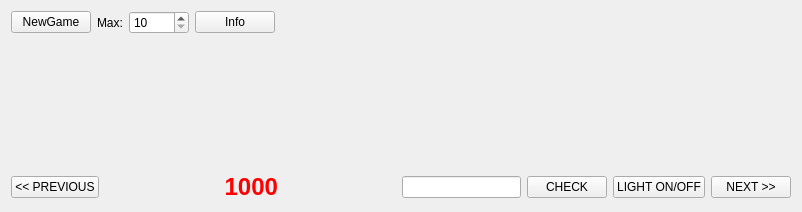
<?xml version="1.0" encoding="UTF-8"?>
<ui version="4.0">
 <class>Widget</class>
 <widget class="QWidget" name="Widget">
  <property name="geometry">
   <rect>
    <x>0</x>
    <y>0</y>
    <width>802</width>
    <height>212</height>
   </rect>
  </property>
  <property name="sizePolicy">
   <sizepolicy hsizetype="Preferred" vsizetype="Preferred">
    <horstretch>0</horstretch>
    <verstretch>0</verstretch>
   </sizepolicy>
  </property>
  <property name="minimumSize">
   <size>
    <width>0</width>
    <height>0</height>
   </size>
  </property>
  <property name="windowTitle">
   <string>Widget</string>
  </property>
  <layout class="QVBoxLayout" name="verticalLayout">
   <property name="sizeConstraint">
    <enum>QLayout::SetMinimumSize</enum>
   </property>
   <item>
    <layout class="QHBoxLayout" name="horizontalLayout_3">
     <item>
      <widget class="QPushButton" name="btn_NewGame">
       <property name="text">
        <string>NewGame</string>
       </property>
      </widget>
     </item>
     <item>
      <widget class="QLabel" name="label_2">
       <property name="text">
        <string>Max:</string>
       </property>
      </widget>
     </item>
     <item>
      <widget class="QSpinBox" name="sbMax">
       <property name="minimumSize">
        <size>
         <width>60</width>
         <height>0</height>
        </size>
       </property>
       <property name="minimum">
        <number>10</number>
       </property>
       <property name="maximum">
        <number>1000</number>
       </property>
      </widget>
     </item>
     <item>
      <widget class="QPushButton" name="btnInfo">
       <property name="text">
        <string>Info</string>
       </property>
      </widget>
     </item>
     <item>
      <spacer name="horizontalSpacer_5">
       <property name="orientation">
        <enum>Qt::Horizontal</enum>
       </property>
       <property name="sizeHint" stdset="0">
        <size>
         <width>40</width>
         <height>20</height>
        </size>
       </property>
      </spacer>
     </item>
    </layout>
   </item>
   <item>
    <layout class="QHBoxLayout" name="horizontalLayout" stretch="0,0,0,0,0">
     <property name="spacing">
      <number>0</number>
     </property>
     <item>
      <spacer name="horizontalSpacer_3">
       <property name="orientation">
        <enum>Qt::Horizontal</enum>
       </property>
       <property name="sizeHint" stdset="0">
        <size>
         <width>40</width>
         <height>20</height>
        </size>
       </property>
      </spacer>
     </item>
     <item>
      <widget class="QLabel" name="lbWag_left">
       <property name="text">
        <string/>
       </property>
       <property name="pixmap">
        <pixmap resource="xwagons.qrc">:/src/images/wag_left.jpg</pixmap>
       </property>
       <property name="alignment">
        <set>Qt::AlignCenter</set>
       </property>
      </widget>
     </item>
     <item>
      <widget class="QLabel" name="lbWag_Main">
       <property name="autoFillBackground">
        <bool>false</bool>
       </property>
       <property name="text">
        <string/>
       </property>
       <property name="pixmap">
        <pixmap resource="xwagons.qrc">:/src/images/wag_light_off.jpg</pixmap>
       </property>
       <property name="alignment">
        <set>Qt::AlignCenter</set>
       </property>
      </widget>
     </item>
     <item>
      <widget class="QLabel" name="lbWag_right">
       <property name="text">
        <string/>
       </property>
       <property name="pixmap">
        <pixmap resource="xwagons.qrc">:/src/images/wag_right.jpg</pixmap>
       </property>
       <property name="alignment">
        <set>Qt::AlignCenter</set>
       </property>
      </widget>
     </item>
     <item>
      <spacer name="horizontalSpacer_4">
       <property name="orientation">
        <enum>Qt::Horizontal</enum>
       </property>
       <property name="sizeHint" stdset="0">
        <size>
         <width>40</width>
         <height>20</height>
        </size>
       </property>
      </spacer>
     </item>
    </layout>
   </item>
   <item>
    <layout class="QHBoxLayout" name="horizontalLayout_2">
     <item>
      <widget class="QPushButton" name="btn_Prev">
       <property name="text">
        <string>&lt;&lt; PREVIOUS</string>
       </property>
      </widget>
     </item>
     <item>
      <spacer name="horizontalSpacer_2">
       <property name="orientation">
        <enum>Qt::Horizontal</enum>
       </property>
       <property name="sizeHint" stdset="0">
        <size>
         <width>40</width>
         <height>20</height>
        </size>
       </property>
      </spacer>
     </item>
     <item>
      <widget class="QLabel" name="lbFakeCurrent">
       <property name="minimumSize">
        <size>
         <width>50</width>
         <height>0</height>
        </size>
       </property>
       <property name="font">
        <font>
         <pointsize>18</pointsize>
         <weight>75</weight>
         <bold>true</bold>
        </font>
       </property>
       <property name="styleSheet">
        <string notr="true">color: rgb(255, 0, 0);</string>
       </property>
       <property name="text">
        <string>&lt;html&gt;&lt;head/&gt;&lt;body&gt;&lt;p&gt;1000&lt;/p&gt;&lt;/body&gt;&lt;/html&gt;</string>
       </property>
       <property name="alignment">
        <set>Qt::AlignRight|Qt::AlignTrailing|Qt::AlignVCenter</set>
       </property>
      </widget>
     </item>
     <item>
      <spacer name="horizontalSpacer">
       <property name="orientation">
        <enum>Qt::Horizontal</enum>
       </property>
       <property name="sizeHint" stdset="0">
        <size>
         <width>40</width>
         <height>20</height>
        </size>
       </property>
      </spacer>
     </item>
     <item>
      <widget class="QLineEdit" name="le_Count">
       <property name="alignment">
        <set>Qt::AlignLeading|Qt::AlignLeft|Qt::AlignVCenter</set>
       </property>
      </widget>
     </item>
     <item>
      <widget class="QPushButton" name="btn_Check">
       <property name="text">
        <string>CHECK</string>
       </property>
      </widget>
     </item>
     <item>
      <widget class="QPushButton" name="btn_Light">
       <property name="text">
        <string>LIGHT ON/OFF</string>
       </property>
      </widget>
     </item>
     <item>
      <widget class="QPushButton" name="btn_Next">
       <property name="text">
        <string>NEXT &gt;&gt;</string>
       </property>
      </widget>
     </item>
    </layout>
   </item>
  </layout>
 </widget>
 <layoutdefault spacing="6" margin="11"/>
 <resources>
  <include location="xwagons.qrc"/>
 </resources>
 <connections/>
</ui>
